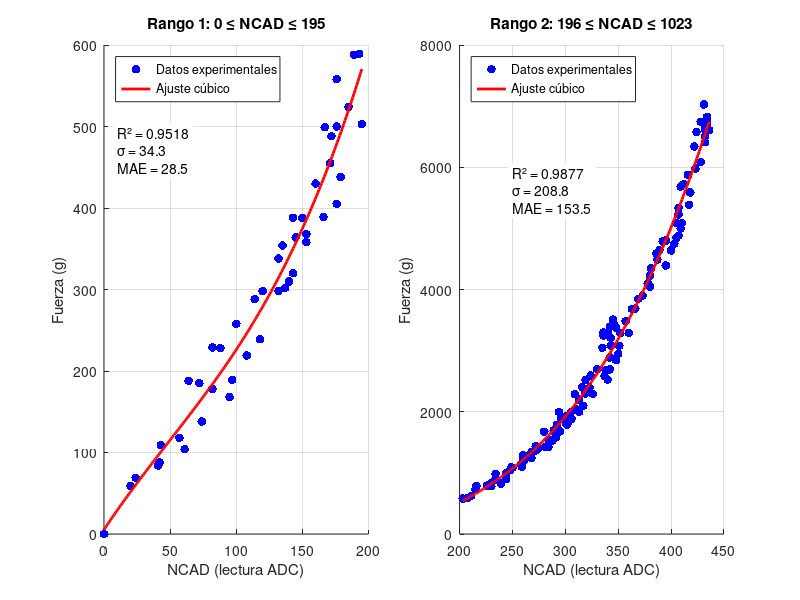
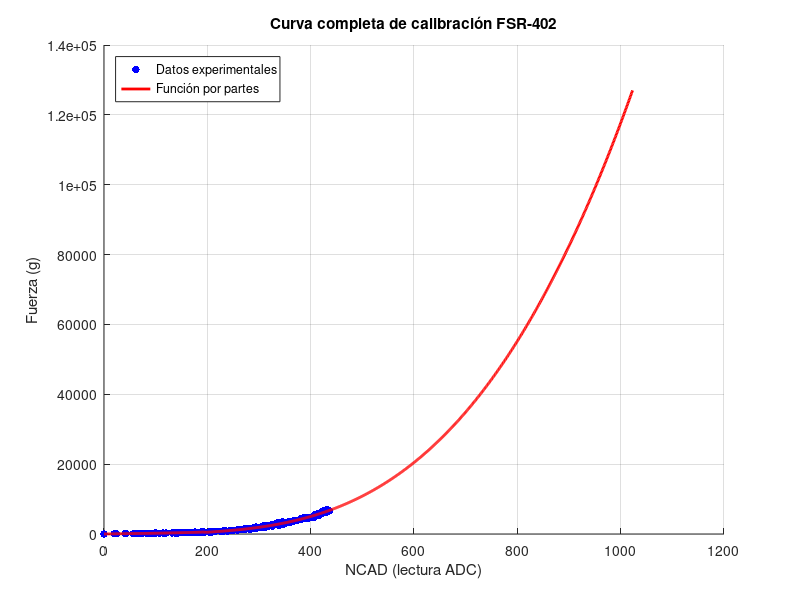

Here is the MATLAB script that generated these plots, in order: (Note: this script raises an error after producing the figures.)
%% =====================================================
%% ESTE SCRIPT SE USA PARA CALCULAR LOS COEFICIENTES DEL
%% POLINOMIO DE TERCER GRADO QUE MODELA LA RELACIÓN
%% ENTRE LA FUERZA APLICADA Y EL NÚMERO NCAD QUE PRODUCE
%% EL CONVERTIDOR DE ANALÓGICO  DIGITAL PARA EL SENSOR
%% QUE MIDE LA FUERZA DEL DEDO MEDIO.
%% 
%% SE CALCULAN TAMBIÉN:
%%    - COEFICIENTE DE DETERMINACIÓN R2
%%    - DESVIACIÓN STANDAR
%%    - MAE
%%    - MAPE
%% =====================================================

%% Configuración inicial
clear all; close all; clc;

%% Datos experimentales proporcionados
NCAD = [0, 20, 24, 41, 42, 43, 57, 61, 64, 72, 74, 82, 82, 88, 95, 97, ...
        100, 108, 114, 118, 120, 132, 132, 135, 137, 140, 143, 143, 145, ...
        150, 153, 153, 160, 166, 167, 171, 172, 176, 176, 176, 179, 185, ...
        189, 193, 195, 203, 208, 211, 215, 216, 226, 230, 230, 234, 234, ...
        239, 244, 244, 248, 249, 250, 258, 259, 260, 260, 261, 266, 268, ...
        268, 272, 272, 273, 274, 280, 281, 284, 284, 288, 289, 291, 291, ...
        291, 292, 294, 295, 296, 301, 301, 302, 305, 306, 309, 310, 313, ...
        313, 316, 317, 319, 319, 323, 324, 326, 330, 335, 336, 336, 337, ...
        338, 340, 340, 342, 342, 342, 343, 343, 345, 345, 345, 346, 348, ...
        348, 350, 351, 352, 357, 360, 363, 366, 369, 373, 378, 380, 380, ...
        381, 386, 387, 389, 392, 395, 395, 400, 403, 405, 405, 407, 407, ...
        407, 409, 409, 410, 412, 416, 416, 417, 418, 422, 423, 424, 428, ...
        428, 431, 432, 432, 432, 433, 433, 434, 434, 434, 436]';

Fuerza = [0, 59, 69, 84, 88, 109, 118, 104, 188, 185, 138, 178, 229, 228, ...
          168, 189, 258, 219, 288, 239, 298, 338, 298, 354, 302, 310, 320, ...
          388, 364, 388, 358, 368, 430, 389, 499, 455, 488, 558, 500, 405, ...
          438, 524, 588, 589, 503, 578, 592, 623, 732, 790, 792, 833, 784, ...
          898, 986, 824, 898, 998, 1047, 1094, 1085, 1138, 1098, 1288, 1193, ...
          1208, 1294, 1338, 1242, 1367, 1435, 1424, 1387, 1674, 1425, 1419, ...
          1543, 1529, 1697, 1579, 1628, 1728, 1788, 1998, 1679, 1887, 1794, ...
          1933, 1794, 1986, 1887, 2288, 2038, 1998, 2198, 2399, 2098, 2520, ...
          2298, 2394, 2594, 2290, 2697, 3048, 3298, 3244, 2588, 2678, 3296, ...
          2525, 3388, 2693, 2890, 3208, 3084, 3428, 3504, 3507, 3428, 3374, ...
          2844, 2945, 3080, 3284, 3482, 3289, 3682, 3689, 3848, 3899, 4098, ...
          4223, 4049, 4344, 4588, 4488, 4643, 4788, 4799, 4392, 4640, 4748, ...
          5090, 4843, 5338, 4880, 5228, 5683, 4998, 5086, 5724, 5871, 5878, ...
          5386, 5589, 6339, 5978, 6578, 6084, 6744, 7028, 6628, 6409, 6504, ...
          6629, 6584, 6698, 6788, 6824, 6608]';

%% Separar datos en dos rangos
% Rango 1: 0 <= NCAD <= 195
idx_rango1 = NCAD <= 195;
NCAD1 = NCAD(idx_rango1);
Fuerza1 = Fuerza(idx_rango1);

% Rango 2: 196 <= NCAD <= 1023
idx_rango2 = NCAD >= 196;
NCAD2 = NCAD(idx_rango2);
Fuerza2 = Fuerza(idx_rango2);

%% Ajuste polinomial cúbico para Rango 1 (0-195)
disp('=== RANGO 1: 0 <= NCAD <= 195 ===');

% Ajuste polinomial de grado 3
p1 = polyfit(NCAD1, Fuerza1, 3);

% Mostrar coeficientes
fprintf('Coeficientes del polinomio cúbico:\n');
fprintf('F(NCAD) = %.6f * NCAD^3 + %.6f * NCAD^2 + %.6f * NCAD + %.6f\n\n', ...
        p1(1), p1(2), p1(3), p1(4));

% Calcular valores predichos
Fuerza1_pred = polyval(p1, NCAD1);

% Calcular residuos
residuos1 = Fuerza1 - Fuerza1_pred;

% Calcular R²
SS_res1 = sum(residuos1.^2);
SS_tot1 = sum((Fuerza1 - mean(Fuerza1)).^2);
R2_1 = 1 - (SS_res1/SS_tot1);

% Calcular desviación estándar de residuos
std_res1 = std(residuos1);

% Calcular error medio absoluto
MAE1 = mean(abs(residuos1));

% Mostrar resultados
fprintf('Coeficiente de determinación R²: %.4f\n', R2_1);
fprintf('Desviación estándar de residuos: %.2f\n', std_res1);
fprintf('Error medio absoluto: %.2f\n\n', MAE1);

%% Ajuste polinomial cúbico para Rango 2 (196-1023)
disp('=== RANGO 2: 196 <= NCAD <= 1023 ===');

% Ajuste polinomial de grado 3
p2 = polyfit(NCAD2, Fuerza2, 3);

% Mostrar coeficientes
fprintf('Coeficientes del polinomio cúbico:\n');
fprintf('F(NCAD) = %.6f * NCAD^3 + %.6f * NCAD^2 + %.6f * NCAD + %.6f\n\n', ...
        p2(1), p2(2), p2(3), p2(4));

% Calcular valores predichos
Fuerza2_pred = polyval(p2, NCAD2);

% Calcular residuos
residuos2 = Fuerza2 - Fuerza2_pred;

% Calcular R²
SS_res2 = sum(residuos2.^2);
SS_tot2 = sum((Fuerza2 - mean(Fuerza2)).^2);
R2_2 = 1 - (SS_res2/SS_tot2);

% Calcular desviación estándar de residuos
std_res2 = std(residuos2);

% Calcular error medio absoluto
MAE2 = mean(abs(residuos2));

% Mostrar resultados
fprintf('Coeficiente de determinación R²: %.4f\n', R2_2);
fprintf('Desviación estándar de residuos: %.2f\n', std_res2);
fprintf('Error medio absoluto: %.2f\n\n', MAE2);

%% Gráficas
figure('Position', [100, 100, 1200, 500]);

% Subgráfica 1: Rango 0-195
subplot(1, 2, 1);
scatter(NCAD1, Fuerza1, 40, 'b', 'filled', 'DisplayName', 'Datos experimentales');
hold on;
NCAD1_fine = linspace(min(NCAD1), max(NCAD1), 200);
plot(NCAD1_fine, polyval(p1, NCAD1_fine), 'r-', 'LineWidth', 2, 'DisplayName', 'Ajuste cúbico');
xlabel('NCAD (lectura ADC)');
ylabel('Fuerza (g)');
title('Rango 1: 0 ≤ NCAD ≤ 195');
legend('Location', 'northwest');
grid on;
text(10, max(Fuerza1)*0.8, sprintf('R² = %.4f\nσ = %.1f\nMAE = %.1f', R2_1, std_res1, MAE1), ...
     'FontSize', 10, 'BackgroundColor', 'white');

% Subgráfica 2: Rango 196-1023
subplot(1, 2, 2);
scatter(NCAD2, Fuerza2, 40, 'b', 'filled', 'DisplayName', 'Datos experimentales');
hold on;
NCAD2_fine = linspace(min(NCAD2), max(NCAD2), 200);
plot(NCAD2_fine, polyval(p2, NCAD2_fine), 'r-', 'LineWidth', 2, 'DisplayName', 'Ajuste cúbico');
xlabel('NCAD (lectura ADC)');
ylabel('Fuerza (g)');
title('Rango 2: 196 ≤ NCAD ≤ 1023');
legend('Location', 'northwest');
grid on;
text(250, max(Fuerza2)*0.8, sprintf('R² = %.4f\nσ = %.1f\nMAE = %.1f', R2_2, std_res2, MAE2), ...
     'FontSize', 10, 'BackgroundColor', 'white');

%% Gráfica completa
figure;
scatter(NCAD, Fuerza, 30, 'b', 'filled', 'DisplayName', 'Datos experimentales');
hold on;

% Graficar ambas funciones
NCAD_all = 0:1023;
Fuerza_all = zeros(size(NCAD_all));

% Aplicar función del rango 1 para NCAD <= 195
idx_all1 = NCAD_all <= 195;
Fuerza_all(idx_all1) = polyval(p1, NCAD_all(idx_all1));

% Aplicar función del rango 2 para NCAD >= 196
idx_all2 = NCAD_all >= 196;
Fuerza_all(idx_all2) = polyval(p2, NCAD_all(idx_all2));

plot(NCAD_all, Fuerza_all, 'r-', 'LineWidth', 2, 'DisplayName', 'Función por partes');
xlabel('NCAD (lectura ADC)');
ylabel('Fuerza (g)');
title('Curva completa de calibración FSR-402');
legend('Location', 'northwest');
grid on;

% Línea vertical en el punto de transición
xline(195.5, 'k--', 'LineWidth', 1.5, 'DisplayName', 'Límite entre rangos');
text(195.5, max(Fuerza)*0.5, 'NCAD = 195', 'Rotation', 90, ...
     'VerticalAlignment', 'bottom', 'HorizontalAlignment', 'center');

%% Función para calcular fuerza a partir de NCAD
disp('=== FUNCIÓN PARA CÁLCULO ===');
fprintf('\nPara calcular la fuerza a partir de NCAD:\n\n');
fprintf('function fuerza = calcular_fuerza(NCAD)\n');
fprintf('    if NCAD <= 195\n');
fprintf('        fuerza = %.6f * NCAD^3 + %.6f * NCAD^2 + %.6f * NCAD + %.6f;\n', ...
        p1(1), p1(2), p1(3), p1(4));
fprintf('    else\n');
fprintf('        fuerza = %.6f * NCAD^3 + %.6f * NCAD^2 + %.6f * NCAD + %.6f;\n', ...
        p2(1), p2(2), p2(3), p2(4));
fprintf('    end\n');
fprintf('end\n\n');

%% Validación con algunos puntos
disp('=== VALIDACIÓN CON ALGUNOS PUNTOS ===');
test_points = [0, 20, 100, 195, 200, 300, 400, 436];
fprintf('NCAD\tFuerza Real\tFuerza Calculada\tError\n');
fprintf('------------------------------------------------\n');

for i = 1:length(test_points)
    ncad_test = test_points(i);
    
    % Buscar fuerza real más cercana (si existe)
    [min_diff, idx] = min(abs(NCAD - ncad_test));
    if min_diff == 0
        fuerza_real = Fuerza(idx);
    else
        fuerza_real = NaN;
    end
    
    % Calcular fuerza con función por partes
    if ncad_test <= 195
        fuerza_calc = polyval(p1, ncad_test);
    else
        fuerza_calc = polyval(p2, ncad_test);
    end
    
    if ~isnan(fuerza_real)
        error_val = abs(fuerza_real - fuerza_calc);
        fprintf('%d\t%.1f\t\t%.1f\t\t\t%.1f\n', ncad_test, fuerza_real, fuerza_calc, error_val);
    else
        fprintf('%d\t-\t\t%.1f\t\t\t-\n', ncad_test, fuerza_calc);
    end
end

%% Análisis de residuos
figure('Position', [100, 100, 1000, 400]);

% Residuos rango 1
subplot(1, 2, 1);
scatter(NCAD1, residuos1, 40, 'b', 'filled');
hold on;
plot([min(NCAD1), max(NCAD1)], [0, 0], 'k-', 'LineWidth', 1.5);
plot([min(NCAD1), max(NCAD1)], [std_res1, std_res1], 'r--', 'LineWidth', 1);
plot([min(NCAD1), max(NCAD1)], [-std_res1, -std_res1], 'r--', 'LineWidth', 1);
xlabel('NCAD');
ylabel('Residuos (g)');
title('Residuos - Rango 1 (0-195)');
legend('Residuos', 'Cero', '±1σ', 'Location', 'best');
grid on;

% Residuos rango 2
subplot(1, 2, 2);
scatter(NCAD2, residuos2, 40, 'b', 'filled');
hold on;
plot([min(NCAD2), max(NCAD2)], [0, 0], 'k-', 'LineWidth', 1.5);
plot([min(NCAD2), max(NCAD2)], [std_res2, std_res2], 'r--', 'LineWidth', 1);
plot([min(NCAD2), max(NCAD2)], [-std_res2, -std_res2], 'r--', 'LineWidth', 1);
xlabel('NCAD');
ylabel('Residuos (g)');
title('Residuos - Rango 2 (196-436)');
legend('Residuos', 'Cero', '±1σ', 'Location', 'best');
grid on;

%% Histograma de residuos
figure;
subplot(1, 2, 1);
histogram(residuos1, 20, 'FaceColor', 'b', 'EdgeColor', 'black');
xlabel('Residuos (g)');
ylabel('Frecuencia');
title('Distribución de residuos - Rango 1');
grid on;

subplot(1, 2, 2);
histogram(residuos2, 20, 'FaceColor', 'b', 'EdgeColor', 'black');
xlabel('Residuos (g)');
ylabel('Frecuencia');
title('Distribución de residuos - Rango 2');
grid on;

disp('=== ANÁLISIS COMPLETADO ===');
